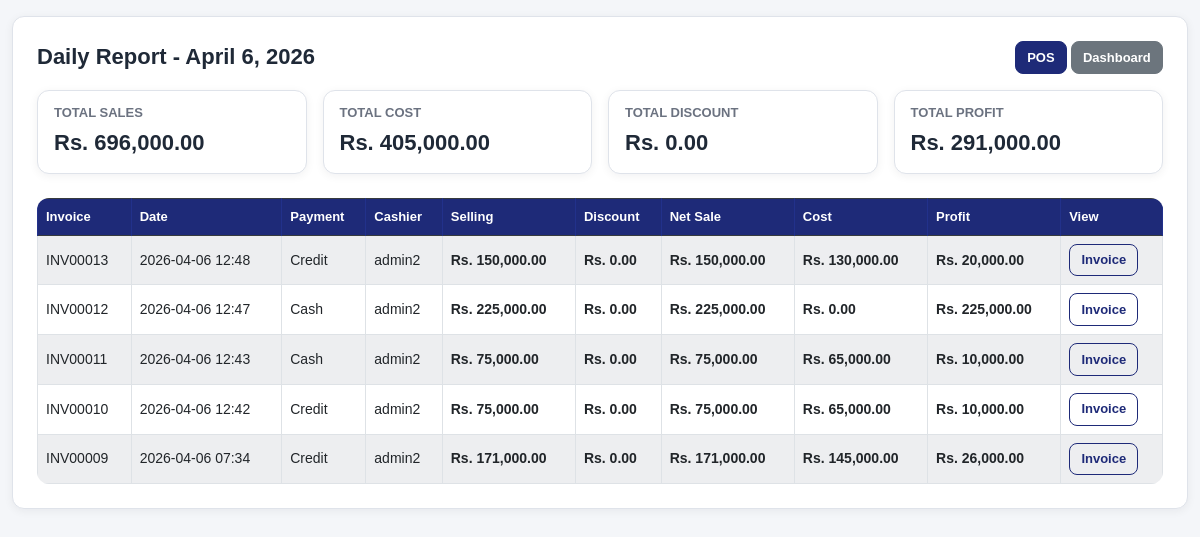
Before: /reports/daily/ (signed in) with the older database file.
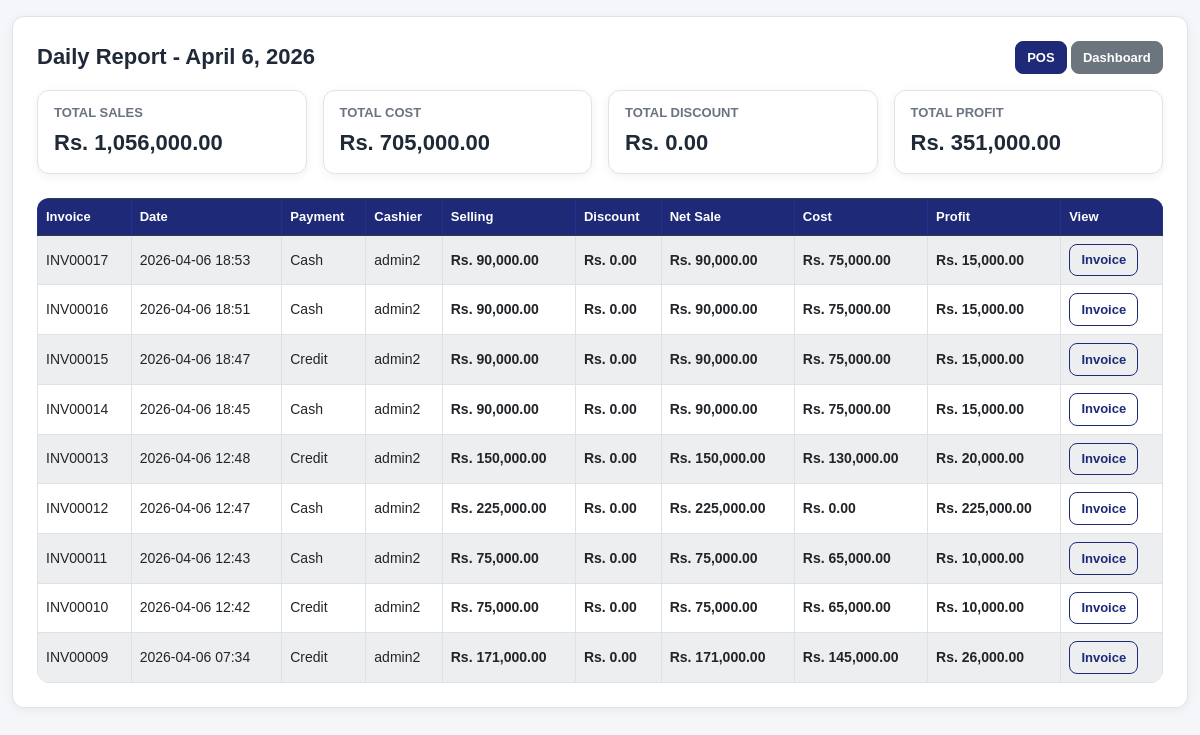
After: the same page with the newer database file.
### pos/models.py (models this page shows, shortened)
class Sale(models.Model):
    PAYMENT_METHODS = [
        ("cash", "Cash"),
        ("card", "Card"),
        ("credit", "Credit"),
    ]
    SALE_TYPE_CHOICES = [
        ("retail", "Retail Sale"),
        ("project_issue", "Project Issue"),
    ]
    APPROVAL_STATUS_CHOICES = [
        ("na", "Not Applicable"),
        ("pending", "Pending"),
        ("approved", "Approved"),
        ("rejected", "Rejected"),
    ]
    invoice_no = models.CharField(max_length=50, unique=True)
    total = models.DecimalField(max_digits=12, decimal_places=2, default=0)
    discount = models.DecimalField(max_digits=12, decimal_places=2, default=0)
    grand_total = models.DecimalField(max_digits=12, decimal_places=2, default=0)
    sale_type = models.CharField(max_length=20, choices=SALE_TYPE_CHOICES, default="retail")
    project = models.ForeignKey(
        "Project",
        on_delete=models.SET_NULL,
        null=True,
        blank=True,
        related_name="pos_sales"
    )
    approval_status = models.CharField(max_length=20, choices=APPROVAL_STATUS_CHOICES, default="na")
    approved_by = models.ForeignKey(
        User,
        on_delete=models.SET_NULL,
        null=True,
        blank=True,
        related_name="approved_sales"
    )
    approved_at = models.DateTimeField(null=True, blank=True)
    is_posted_to_project_expense = models.BooleanField(default=False)
    approval_note = models.TextField(blank=True, null=True)
    payment_method = models.CharField(max_length=20, choices=PAYMENT_METHODS, default="cash")
    received_amount = models.DecimalField(max_digits=12, decimal_places=2, null=True, blank=True)
    balance = models.DecimalField(max_digits=12, decimal_places=2, null=True, blank=True)
    card_last4 = models.CharField(max_length=4, blank=True, null=True)
    cheque_number = models.CharField(max_length=50, blank=True, null=True)
    customer_name = models.CharField(max_length=150, blank=True, null=True)
    customer_phone = models.CharField(max_length=20, blank=True, null=True)
    created_by = models.ForeignKey(User, on_delete=models.SET_NULL, null=True, blank=True)
    created_at = models.DateTimeField(auto_now_add=True)
    class Meta:
        ordering = ["-created_at"]

### pos/views.py (the view)
# urls.py: path('reports/daily/', views.daily_report, name='daily_report'),
@login_required
def daily_report(request):
    today = timezone.localdate()
    sales = Sale.objects.filter(created_at__date=today).prefetch_related("sale_items__item")
    total_sales = Decimal("0")
    total_cost = Decimal("0")
    total_discount = Decimal("0")
    for sale in sales:
        sale_cost = Decimal("0")
        for row in sale.sale_items.all():
            sale_cost += Decimal(str(row.item.cost_price or 0)) * Decimal(str(row.qty or 0))
        sale.sale_cost = sale_cost
        sale.sale_profit = Decimal(str(sale.grand_total or 0)) - sale_cost
        total_sales += Decimal(str(sale.grand_total or 0))
        total_cost += sale_cost
        total_discount += Decimal(str(sale.discount or 0))
    return render(request, "pos/daily_report.html", {
        "sales": sales,
        "today": today,
        "total_sales": total_sales,
        "total_cost": total_cost,
        "total_discount": total_discount,
        "total_profit": total_sales - total_cost,
    })

### pos/templatetags/currency_filters.py (called while the page is built)
@register.filter
def money(value):
    try:
        if value in (None, ""):
            value = Decimal("0")
        value = Decimal(str(value))
        return f"{value:,.2f}"
    except (InvalidOperation, ValueError, TypeError):
        return "0.00"

### pos/templates/pos/daily_report.html (shortened to what this page needs)
{% extends "base.html" %}
{% load currency_filters %}
{% block content %}
<div class="card p-3 p-md-4">
    <div class="app-card-header">
        <h4 class="app-page-title">Daily Report - {{ today }}</h4>
        <div>
            <a href="{% url 'pos' %}" class="btn btn-primary btn-sm">POS</a>
            <a href="{% url 'dashboard' %}" class="btn btn-secondary btn-sm">Dashboard</a>
        </div>
    </div>
    <div class="row g-3 mb-4">
        <div class="col-md-3">
            <div class="summary-box">
                <h6>Total Sales</h6>
                <p class="summary-value">Rs. {{ total_sales|money }}</p>
            </div>
        </div>
        <div class="col-md-3">
            <div class="summary-box">
                <h6>Total Cost</h6>
                <p class="summary-value">Rs. {{ total_cost|money }}</p>
            </div>
        </div>
        <div class="col-md-3">
            <div class="summary-box">
                <h6>Total Discount</h6>
                <p class="summary-value">Rs. {{ total_discount|money }}</p>
            </div>
        </div>
        <div class="col-md-3">
            <div class="summary-box">
                <h6>Total Profit</h6>
                <p class="summary-value">Rs. {{ total_profit|money }}</p>
            </div>
        </div>
    </div>
    <div class="table-responsive">
        <table class="table table-bordered table-striped bg-white align-middle">
            <thead class="table-dark">
                <tr>
                    <th>Invoice</th>
                    <th>Date</th>
                    <th>Payment</th>
                    <th>Cashier</th>
                    <th>Selling</th>
                    <th>Discount</th>
                    <th>Net Sale</th>
                    <th>Cost</th>
                    <th>Profit</th>
                    <th>View</th>
                </tr>
            </thead>
            <tbody>
                {% for sale in sales %}
                <tr>
                    <td>{{ sale.invoice_no }}</td>
                    <td>{{ sale.created_at|date:"Y-m-d H:i" }}</td>
                    <td>{{ sale.get_payment_method_display }}</td>
                    <td>{% if sale.created_by %}{{ sale.created_by.username }}{% else %}-{% endif %}</td>
                    <td class="text-money">Rs. {{ sale.total|money }}</td>
                    <td class="text-money">Rs. {{ sale.discount|money }}</td>
                    <td class="text-money">Rs. {{ sale.grand_total|money }}</td>
                    <td class="text-money">Rs. {{ sale.sale_cost|money }}</td>
                    <td class="text-money">Rs. {{ sale.sale_profit|money }}</td>
                    <td>
                        <a href="{% url 'invoice_page' sale.id %}" class="btn btn-sm btn-outline-primary">Invoice</a>
                    </td>
                </tr>
                {% empty %}
                <tr>
                    <td colspan="10" class="text-center">No sales found today</td>
                </tr>
                {% endfor %}
            </tbody>
        </table>
    </div>
</div>
{% endblock %}

### pos/templates/base.html (shortened to what this page needs)
{% load static %}
<!DOCTYPE html>
<html lang="en">
<head>
    <link href="https://cdn.jsdelivr.net/npm/bootstrap@5.3.0/dist/css/bootstrap.min.css" rel="stylesheet">
    <link href="{% static 'css/app.css' %}" rel="stylesheet">
</head>
<body class="app-body">
    <div class="app-shell">
        <main class="container-fluid py-3">
            {% block content %}{% endblock %}
        </main>
    </div>
</body>
</html>

### static/css/app.css (style rules this page uses)
:root { --app-bg: #f4f6f9; --card-bg: #ffffff; --border-color: #dfe3ea; --text-main: #1f2937; --text-muted: #6b7280; --brand: #1e2a78; --brand-soft: #eef2ff; --success-soft: #eaf7ee; --danger-soft: #fdecec; --warning-soft: #fff7e6; --shadow-soft: 0 2px 10px rgba(15, 23, 42, 0.06); --radius: 12px; }
html, body { margin: 0; padding: 0; }
body.app-body { background: var(--app-bg); color: var(--text-main); font-size: 14px; font-family: Arial, sans-serif; }
.app-shell { min-height: 100vh; }
.app-card, .card { border: 1px solid var(--border-color); border-radius: var(--radius); box-shadow: var(--shadow-soft); background: var(--card-bg); }
.app-card-header { display: flex; justify-content: space-between; align-items: center; gap: 12px; margin-bottom: 16px; }
.app-page-title, h4, h5 { color: var(--text-main); font-weight: 700; margin: 0; }
.app-page-title { font-size: 22px; }
.btn { border-radius: 10px; font-weight: 600; }
.btn-sm { border-radius: 8px; font-size: 13px; padding: 0.35rem 0.7rem; }
.btn-primary { background: var(--brand); border-color: var(--brand); }
.btn-outline-primary { color: var(--brand); border-color: var(--brand); }
.btn-success, .btn-outline-success, .btn-danger, .btn-outline-danger, .btn-secondary, .btn-outline-dark { font-weight: 600; }
.table { margin-bottom: 0; }
.table-responsive { border-radius: 12px; }
.table thead th, .table-dark th { background: var(--brand) !important; color: #fff !important; border-color: #22318b !important; font-size: 13px; font-weight: 700; vertical-align: middle; }
.table td, .table th { vertical-align: middle; }
.table-striped > tbody > tr:nth-of-type(odd) > * { background-color: #fafbfd; }
.summary-box { border: 1px solid var(--border-color); border-radius: 12px; background: #fff; box-shadow: var(--shadow-soft); padding: 14px 16px; height: 100%; }
.summary-box h6 { margin: 0 0 6px 0; font-size: 13px; color: var(--text-muted); font-weight: 700; text-transform: uppercase; }
.summary-box .summary-value { margin: 0; font-size: 22px; font-weight: 800; color: var(--text-main); }
.text-money { font-weight: 700; white-space: nowrap; }

Changed rows visible on the page:
added Sale: invoice_no "INV00017", created_at "2026-04-06 18:53", payment_method "Cash", created_by.username "admin2", total "90,000.00", discount "0.00", grand_total "90,000.00", sale_cost "75,000.00", sale_profit "15,000.00"
added Sale: invoice_no "INV00016", created_at "2026-04-06 18:51", payment_method "Cash", created_by.username "admin2", total "90,000.00", discount "0.00", grand_total "90,000.00", sale_cost "75,000.00", sale_profit "15,000.00"
added Sale: invoice_no "INV00015", created_at "2026-04-06 18:47", payment_method "Credit", created_by.username "admin2", total "90,000.00", discount "0.00", grand_total "90,000.00", sale_cost "75,000.00", sale_profit "15,000.00"
added Sale: invoice_no "INV00014", created_at "2026-04-06 18:45", payment_method "Cash", created_by.username "admin2", total "90,000.00", discount "0.00", grand_total "90,000.00", sale_cost "75,000.00", sale_profit "15,000.00"
Other visible differences:
{{ total_sales|money }}: "696,000.00" → "1,056,000.00"
{{ total_cost|money }}: "405,000.00" → "705,000.00"
{{ total_profit|money }}: "291,000.00" → "351,000.00"
